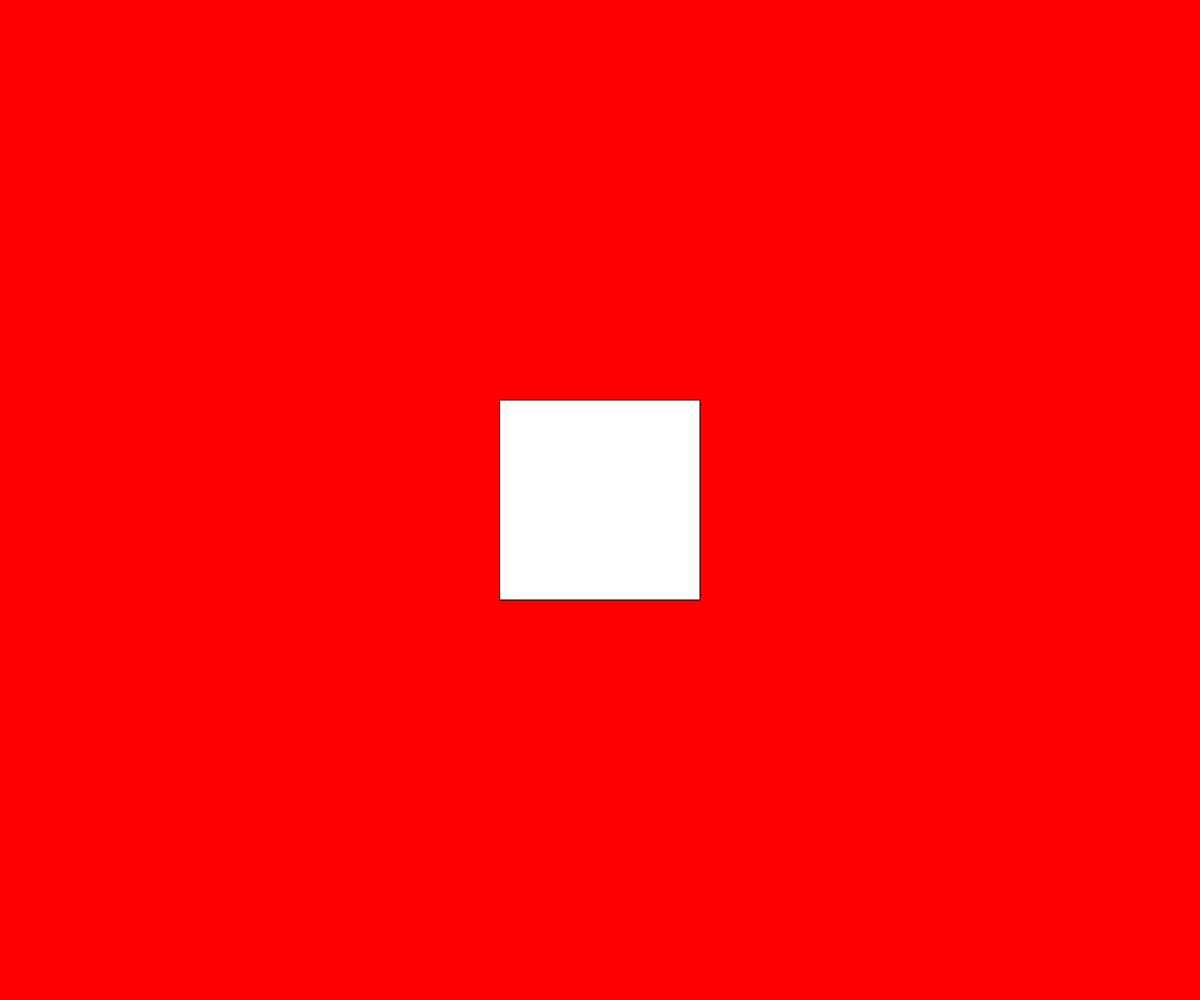
Frame 1 (no input)
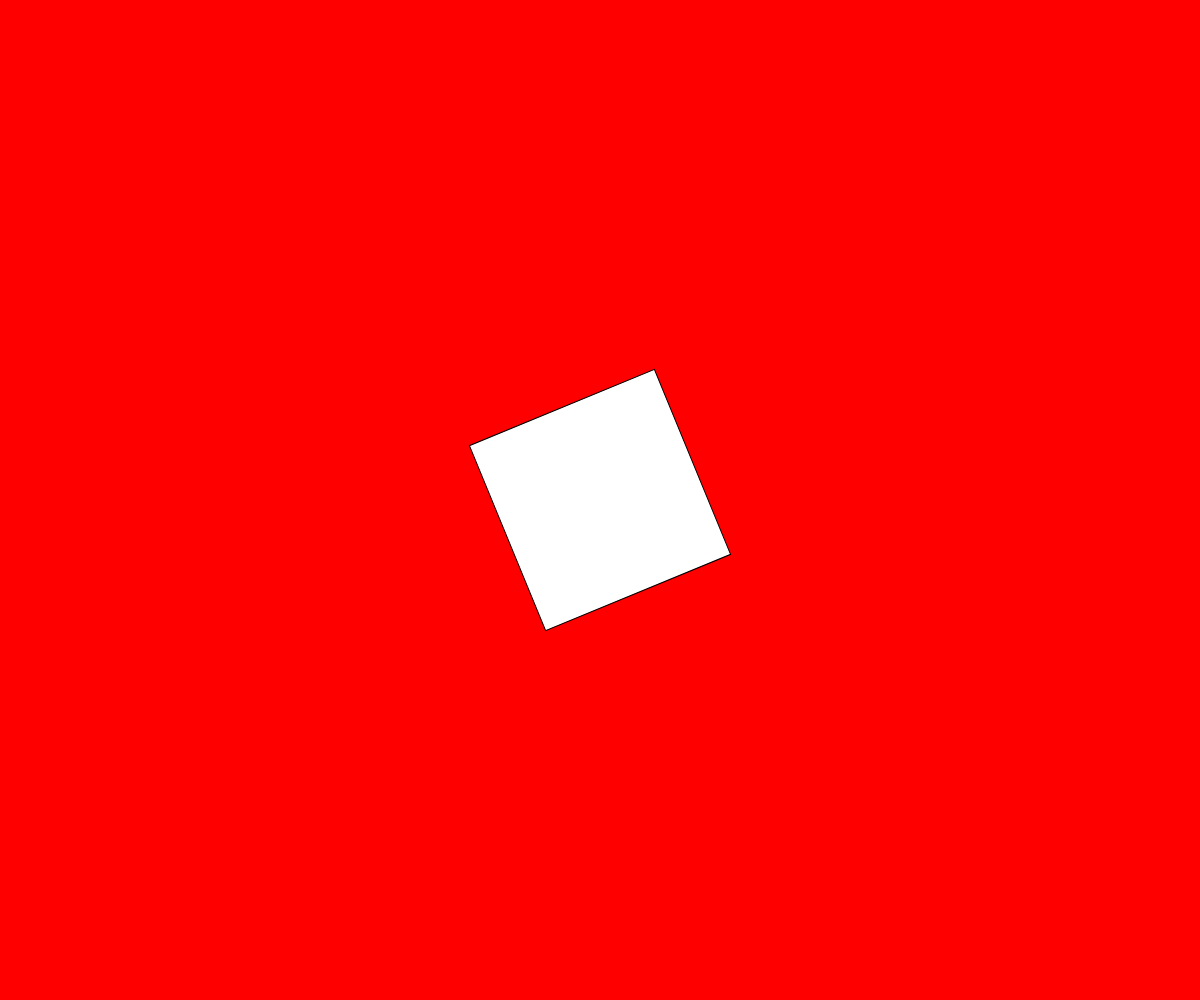
Frame 60 (no input)
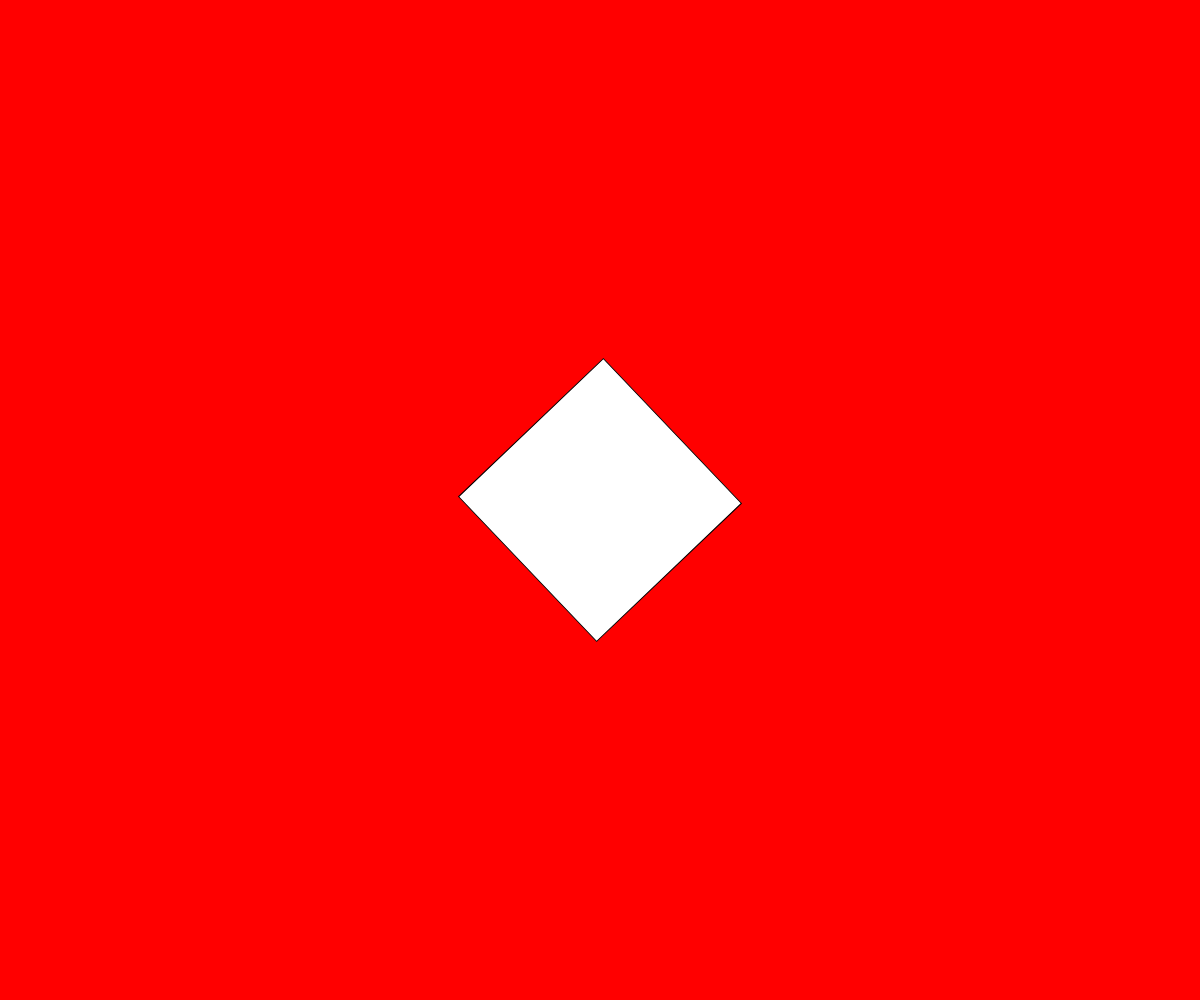
Frame 120 (the mouse pressed at the canvas centre since frame 60)

The p5.js sketch that drew these frames (run headless with seeded random() and noise() and a simulated clock; from frame 60 on, the mouse is pressed at the canvas centre):

// p5.js sketch
// ── sketch.js
let angle = 0;

function setup() {
  createCanvas(windowWidth, windowHeight);
}

function draw() {
  background(255, 0, 0);
  translate(width / 2, height / 2);
  rotate(angle);
  rectMode(CENTER);
  fill(255);
  rect(0, 0, 200, 200);
  angle += 0.02;
}
